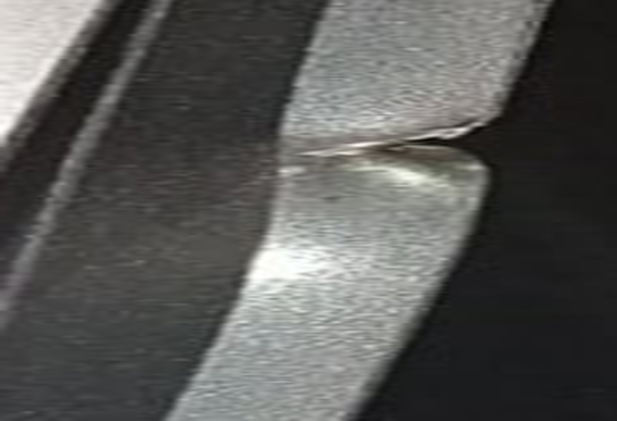
#> input picture image copy.png, 617 x 421 px, given in place of the camera
$ python Line_on_camera.py   (older library calls are emulated)
#> lines starting #> are read from the running program, lines starting #| are printed output that depends on the picture; after the words box and inside, x2 and y2 are one past the last pixel; in counts of white or black regions, pixels touching at a corner belong together
import cv2
import numpy as np

# Initialize the camera
camera = cv2.VideoCapture(0)

if not camera.isOpened():
    print("Error: Could not open camera.")
    exit()

while True:
    ret, image = camera.read()
#> image is the input picture: shape (421, 617, 3); mean B, G, R 85.5, 87.5, 87.5

    if not ret:
        print("Error: Could not read frame.")
        break

    gray_image=cv2.cvtColor(image,cv2.COLOR_BGR2GRAY)

    gradients_sobelx = cv2.Sobel(gray_image, cv2.CV_64F, 1, 0, ksize=3)
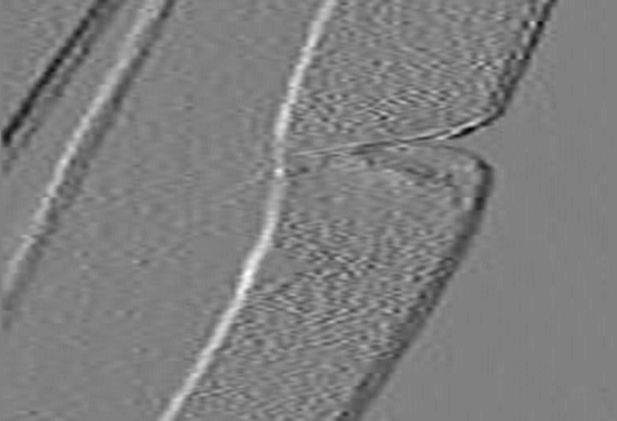
#> gradients_sobelx: shape (421, 617) float64; min -157, max 155, mean -1.2; drawn with min black and max white
    gradients_sobely = cv2.Sobel(gray_image,cv2.CV_64F, 0, 1,ksize=3)
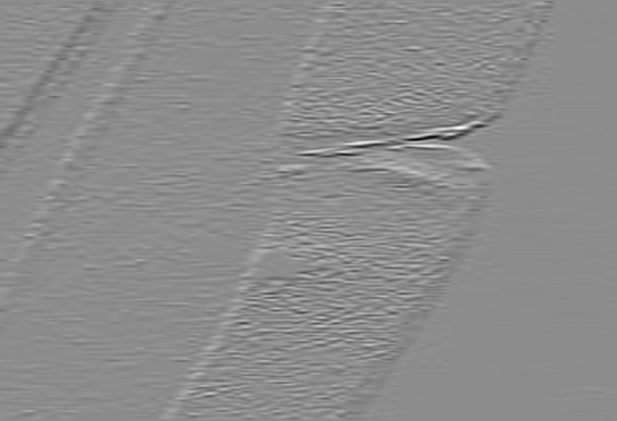
#> gradients_sobely: shape (421, 617) float64; min -567, max 460, mean -0.6; drawn with min black and max white
    gradients_sobelxy = cv2.addWeighted(gradients_sobelx, 0.5,gradients_sobely, 0.5, 0)

    gradients_lapacian = cv2.Laplacian(gray_image, cv2.CV_64F)
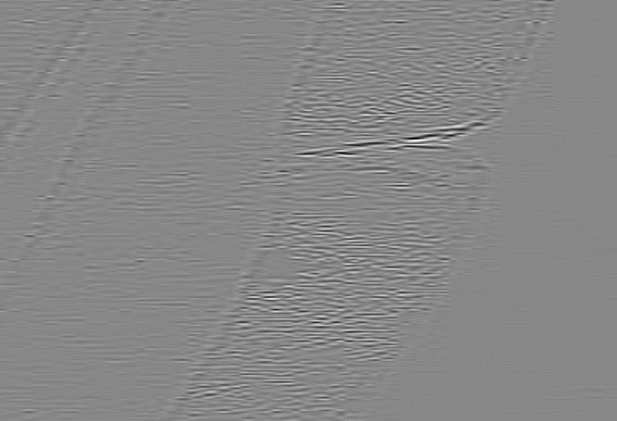
#> gradients_lapacian: shape (421, 617) float64; min -68, max 60, mean 0; drawn with min black and max white

    edges = cv2.Canny(gray_image,80 ,150)
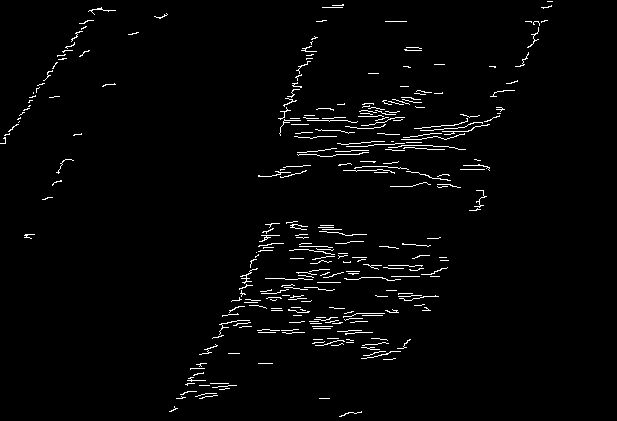
#> edges: shape (421, 617); 2.3% white in thin lines or dots, all inside (x1, y1, x2, y2) = (0, 1, 553, 417)

    # Perform Hough Line Transform
    lines = cv2.HoughLines(edges, 1, np.pi / 180, 200)
#> lines = None

    if lines is not None:
        for line in lines:
            rho, theta = line[0]
            a = np.cos(theta)
            b = np.sin(theta)
            x0 = a * rho
            y0 = b * rho
            x1 = int(x0 + 1000 * (-b))
            y1 = int(y0 + 1000 * (a))
            x2 = int(x0 - 1000 * (-b))
            y2 = int(y0 - 1000 * (a))
            print(f"{{{x1},{y1}}} and {{{x2},{y2}}}")
            cv2.line(image, (x1, y1), (x2, y2), (0, 255, 0), 2)

    # Display the result
    cv2.imshow('canny',edges)
    cv2.imshow('Hough Lines', image)

    # Break the loop if 'q' is pressed
    if cv2.waitKey(1) & 0xFF == ord('q'):
#> (key q is pressed here)
        break

# Release the camera and close all windows
camera.release()
cv2.destroyAllWindows()
